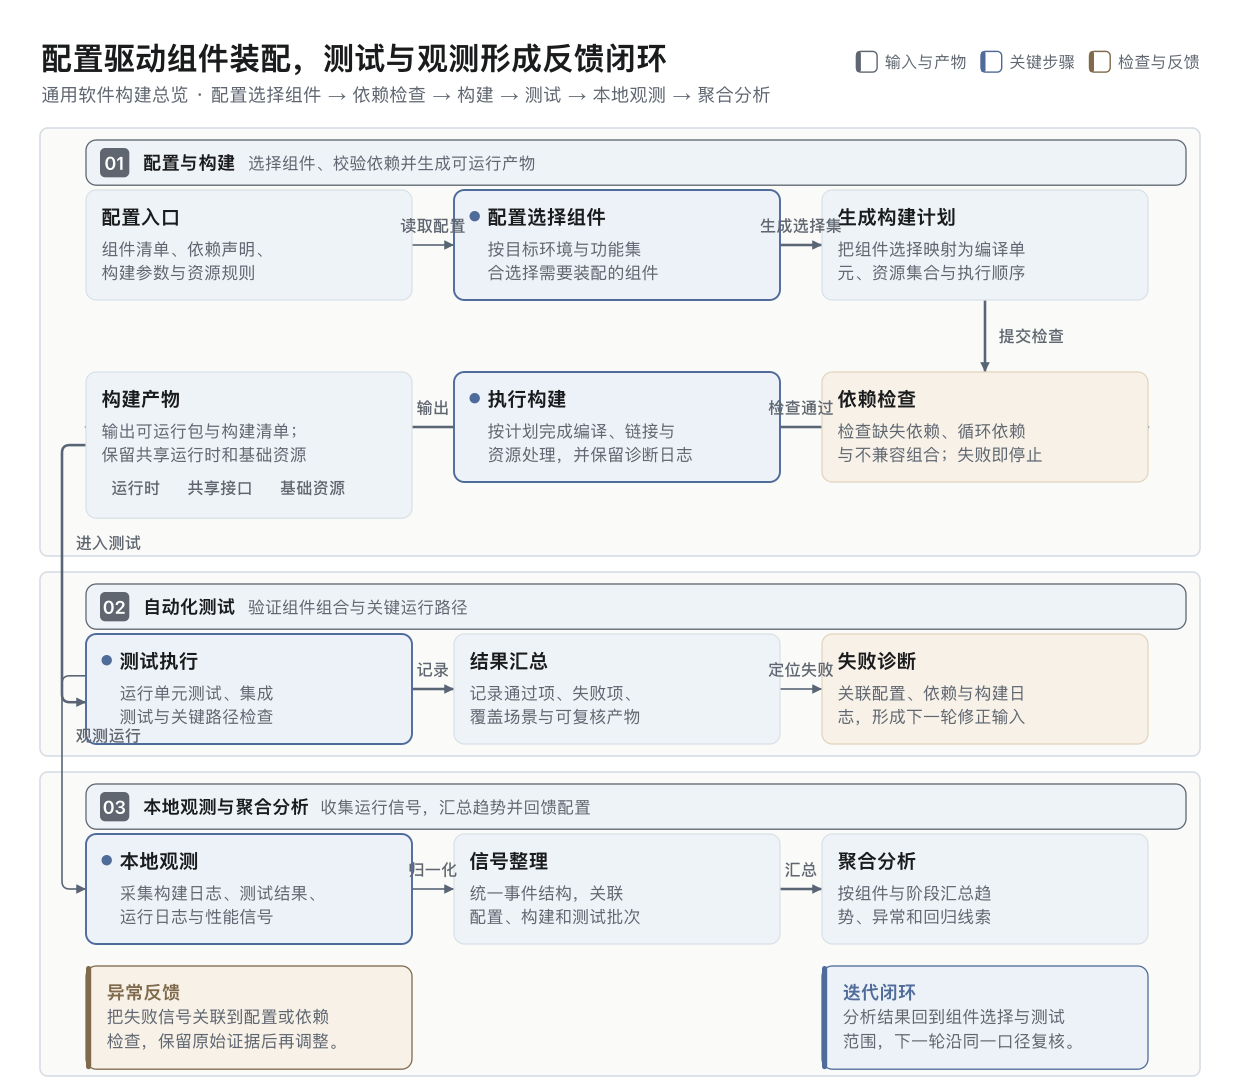

Here is the Python script that generated this plot:
#!/usr/bin/env python3
"""Three-stage software delivery overview generated with diagram_kit.

The diagram keeps configuration, dependency checks, build, test, observation,
and analysis in one reproducible and portable flow.

Run: python3 arch.py
Emits arch.svg and arch.drawio, then prints the checker summary.
"""
import sys
from pathlib import Path

ROOT = Path(__file__).resolve().parents[3]
sys.path.insert(0, str(ROOT / "scripts"))
from diagram_kit import Diagram

OUT = Path(sys.argv[1]) if len(sys.argv) > 1 else Path(__file__).with_name("arch.svg")

W, H = 1240, 1092
d = Diagram(
    W,
    H,
    title="配置驱动组件装配，测试与观测形成反馈闭环",
    subtitle="通用软件构建总览 · 配置选择组件 → 依赖检查 → 构建 → 测试 → 本地观测 → 聚合分析",
)

d.legend(
    [
        ("card", "输入与产物", "neutral"),
        ("card", "关键步骤", "accent"),
        ("card", "检查与反馈", "orange"),
    ]
)

M, PAD, CW, GAP = 40, 46, 326, 42
X0, X1, X2 = M + PAD, M + PAD + CW + GAP, M + PAD + 2 * (CW + GAP)

# Phase 1: configuration and build.
p1y, p1h = 128, 428
d.zone("phase_build", M, p1y, W - 2 * M, p1h, "")
d.phase_banner(
    "banner_build",
    X0,
    p1y + 12,
    W - M - X0 - 14,
    "01",
    "配置与构建",
    "选择组件、校验依赖并生成可运行产物",
)
y_a = p1y + 62
source = d.card(
    "config_source",
    X0,
    y_a,
    CW,
    "配置入口",
    desc="组件清单、依赖声明、构建参数与资源规则",
)
selection = d.card(
    "component_selection",
    X1,
    y_a,
    CW,
    "配置选择组件",
    desc="按目标环境与功能集合选择需要装配的组件",
    tone="accent",
    emphasis=True,
)
plan = d.card(
    "build_plan",
    X2,
    y_a,
    CW,
    "生成构建计划",
    desc="把组件选择映射为编译单元、资源集合与执行顺序",
)
y_b = y_a + 130 + 52
dependency = d.card(
    "dependency_check",
    X2,
    y_b,
    CW,
    "依赖检查",
    desc="检查缺失依赖、循环依赖与不兼容组合；失败即停止",
    tone="orange",
)
build = d.card(
    "build_execution",
    X1,
    y_b,
    CW,
    "执行构建",
    desc="按计划完成编译、链接与资源处理，并保留诊断日志",
    tone="accent",
    emphasis=True,
)
artifact = d.card(
    "build_artifact",
    X0,
    y_b,
    CW,
    "构建产物",
    desc="输出可运行包与构建清单；保留共享运行时和基础资源",
    chips=[
        ("运行时", "soft", "neutral"),
        ("共享接口", "soft", "neutral"),
        ("基础资源", "soft", "neutral"),
    ],
)
d.edge(source, selection, label="读取配置", style="normal")
d.edge(selection, plan, label="生成选择集", style="main")
d.edge(plan, dependency, a_side="bottom", b_side="top", label="提交检查", style="main")
d.edge(dependency, build, label="检查通过", style="main")
d.edge(build, artifact, label="输出", style="main")

# Phase 2: testing and diagnosis.
p2y, p2h = 572, 184
d.zone("phase_test", M, p2y, W - 2 * M, p2h, "")
d.phase_banner(
    "banner_test",
    X0,
    p2y + 12,
    W - M - X0 - 14,
    "02",
    "自动化测试",
    "验证组件组合与关键运行路径",
)
y2 = p2y + 62
test = d.card(
    "test_execution",
    X0,
    y2,
    CW,
    "测试执行",
    desc="运行单元测试、集成测试与关键路径检查",
    tone="accent",
    emphasis=True,
)
result = d.card(
    "test_result",
    X1,
    y2,
    CW,
    "结果汇总",
    desc="记录通过项、失败项、覆盖场景与可复核产物",
)
diagnosis = d.card(
    "failure_diagnosis",
    X2,
    y2,
    CW,
    "失败诊断",
    desc="关联配置、依赖与构建日志，形成下一轮修正输入",
    tone="orange",
)
gutter_x = M + 22
d.edge(
    artifact,
    test,
    a_side="left",
    b_side="left",
    b_t=0.62,
    via=[(gutter_x, artifact.cy), (gutter_x, test.y + test.h * 0.62)],
    label="进入测试",
    style="main",
)
d.edge(test, result, label="记录", style="main")
d.edge(result, diagnosis, label="定位失败", style="normal")

# Phase 3: local observation and aggregated analysis.
p3y, p3h = 772, 304
d.zone("phase_observation", M, p3y, W - 2 * M, p3h, "")
d.phase_banner(
    "banner_observation",
    X0,
    p3y + 12,
    W - M - X0 - 14,
    "03",
    "本地观测与聚合分析",
    "收集运行信号，汇总趋势并回馈配置",
)
y3 = p3y + 62
observation = d.card(
    "local_observation",
    X0,
    y3,
    CW,
    "本地观测",
    desc="采集构建日志、测试结果、运行日志与性能信号",
    tone="accent",
    emphasis=True,
)
normalization = d.card(
    "signal_normalization",
    X1,
    y3,
    CW,
    "信号整理",
    desc="统一事件结构，关联配置、构建和测试批次",
)
analysis = d.card(
    "aggregate_analysis",
    X2,
    y3,
    CW,
    "聚合分析",
    desc="按组件与阶段汇总趋势、异常和回归线索",
)
d.edge(
    test,
    observation,
    a_side="left",
    b_side="left",
    a_t=0.38,
    via=[(gutter_x, test.y + test.h * 0.38), (gutter_x, observation.cy)],
    label="观测运行",
    style="normal",
)
d.edge(observation, normalization, label="归一化", style="normal")
d.edge(normalization, analysis, label="汇总", style="main")

note_y = y3 + 132
d.note(
    "feedback_note",
    X0,
    note_y,
    CW,
    "异常反馈",
    "把失败信号关联到配置或依赖检查，保留原始证据后再调整。",
    tone="orange",
)
d.note(
    "iteration_note",
    X2,
    note_y,
    CW,
    "迭代闭环",
    "分析结果回到组件选择与测试范围，下一轮沿同一口径复核。",
    tone="accent",
)

print(d.save(str(OUT), drawio=str(OUT.with_suffix(".drawio"))))
